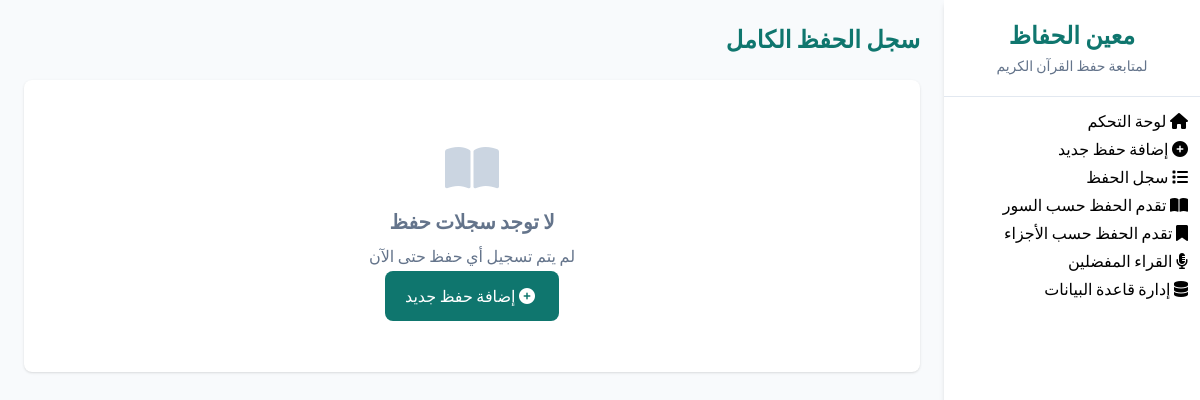
Page /log on the earlier database version.
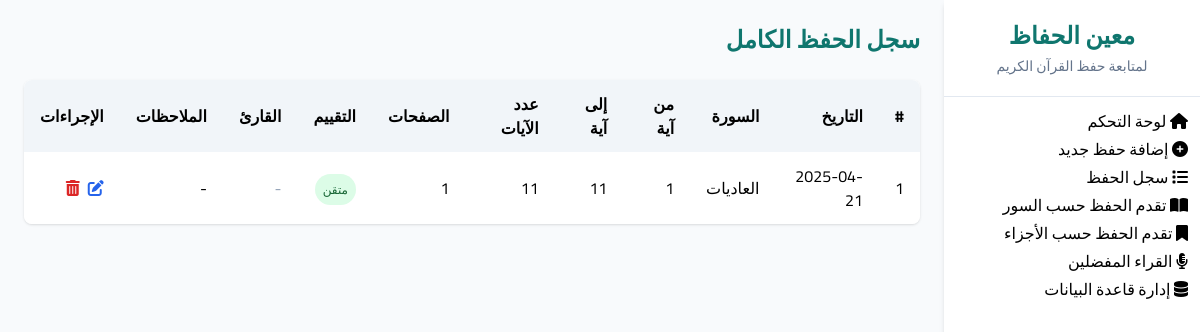
Same page on the later database version.
### tables this page shows
CREATE TABLE memorization (
    id INTEGER PRIMARY KEY AUTOINCREMENT,
    date TEXT NOT NULL,
    surah_id INTEGER NOT NULL,
    start_verse INTEGER NOT NULL,
    end_verse INTEGER NOT NULL,
    pages INTEGER,
    rating TEXT NOT NULL,
    reciter TEXT,
    notes TEXT,
    FOREIGN KEY (surah_id) REFERENCES surahs(id)
);

CREATE TABLE surahs (
    id INTEGER PRIMARY KEY,
    name TEXT NOT NULL,
    name_en TEXT NOT NULL,
    verses INTEGER NOT NULL,
    start_page INTEGER NOT NULL,
    end_page INTEGER NOT NULL
);

### app.py (the view)
@app.route('/log')
def memorization_log():
    conn = get_db_connection()
    memorizations = conn.execute('''
        SELECT m.id, m.date, s.name as surah_name, s.id as surah_id, m.start_verse, m.end_verse,
               (m.end_verse - m.start_verse + 1) as verse_count, m.pages, m.rating, m.reciter, m.notes
        FROM memorization m
        JOIN surahs s ON m.surah_id = s.id
        ORDER BY m.date DESC
    ''').fetchall()
    conn.close()
    return render_template('memorization_log.html', memorizations=memorizations)

### app.py (called while the page is built)
def get_db_connection():
    conn = sqlite3.connect('database.db')
    conn.row_factory = sqlite3.Row
    return conn

### templates/memorization_log.html (shortened to what this page needs)
{% extends "base.html" %}
{% block page_title %}سجل الحفظ الكامل{% endblock %}
{% block content %}
<div class="bg-white rounded-lg shadow overflow-hidden">
    {% if memorizations %}
        <div class="overflow-x-auto">
            <table class="min-w-full bg-white">
                <thead class="bg-slate-100">
                    <tr>
                        <th class="py-3 px-4 text-right">#</th>
                        <th class="py-3 px-4 text-right">التاريخ</th>
                        <th class="py-3 px-4 text-right">السورة</th>
                        <th class="py-3 px-4 text-right">من آية</th>
                        <th class="py-3 px-4 text-right">إلى آية</th>
                        <th class="py-3 px-4 text-right">عدد الآيات</th>
                        <th class="py-3 px-4 text-right">الصفحات</th>
                        <th class="py-3 px-4 text-right">التقييم</th>
                        <th class="py-3 px-4 text-right">القارئ</th>
                        <th class="py-3 px-4 text-right">الملاحظات</th>
                        <th class="py-3 px-4 text-right">الإجراءات</th>
                    </tr>
                </thead>
                <tbody class="divide-y divide-slate-100">
                    {% for memo in memorizations %}
                        <tr class="hover:bg-slate-50">
                            <td class="py-3 px-4">{{ loop.index }}</td>
                            <td class="py-3 px-4">{{ memo.date }}</td>
                            <td class="py-3 px-4">{{ memo.surah_name }}</td>
                            <td class="py-3 px-4">{{ memo.start_verse }}</td>
                            <td class="py-3 px-4">{{ memo.end_verse }}</td>
                            <td class="py-3 px-4">{{ memo.verse_count }}</td>
                            <td class="py-3 px-4">{{ memo.pages or '-' }}</td>
                            <td class="py-3 px-4">
                                {% if memo.rating == 'متقن' %}
                                    <span class="bg-green-100 text-green-800 px-2 py-1 rounded-full text-xs">متقن</span>
                                {% elif memo.rating == 'متوسط' %}
                                    <span class="bg-yellow-100 text-yellow-800 px-2 py-1 rounded-full text-xs">متوسط</span>
                                {% else %}
                                    <span class="bg-red-100 text-red-800 px-2 py-1 rounded-full text-xs">يحتاج مراجعة</span>
                                {% endif %}
                            </td>
                            <td class="py-3 px-4">
                                {% if memo.reciter %}
                                    <span class="text-primary">{{ memo.reciter }}</span>
                                {% else %}
                                    <span class="text-slate-400">-</span>
                                {% endif %}
                            </td>
                            <td class="py-3 px-4 max-w-xs truncate" title="{{ memo.notes }}">{{ memo.notes or '-' }}</td>
                            <td class="py-3 px-4">
                                <div class="flex gap-2">
                                    <a href="{{ url_for('edit_memorization', id=memo.id) }}" class="text-blue-600 hover:text-blue-800" title="تعديل">
                                        <i class="fas fa-edit"></i>
                                    </a>
                                    <a href="#" onclick="confirmDelete({{ memo.id }}, '{{ memo.surah_name }}', {{ memo.start_verse }}, {{ memo.end_verse }}); return false;"
                                        class="text-red-600 hover:text-red-800" title="حذف">
                                        <i class="fas fa-trash-alt"></i>
                                    </a>
                                </div>
                            </td>
                        </tr>
                    {% endfor %}
                </tbody>
            </table>
        </div>
    {% else %}
        <div class="text-center py-16 text-slate-500">
            <i class="fas fa-book-open text-5xl mb-4 text-slate-300"></i>
            <h3 class="text-xl font-bold mb-2">لا توجد سجلات حفظ</h3>
            <p class="mb-4">لم يتم تسجيل أي حفظ حتى الآن</p>
            <a href="{{ url_for('add_memorization') }}" class="px-5 py-2.5 bg-primary text-white rounded-lg hover:bg-dark transition-all duration-300">
                <i class="fas fa-plus-circle mr-1"></i> إضافة حفظ جديد
            </a>
        </div>
    {% endif %}
</div>
{% endblock %}

### templates/base.html (shortened to what this page needs)
<!DOCTYPE html>
<html lang="ar" dir="rtl">
<head>
    <script src="https://cdn.tailwindcss.com"></script>
    <link rel="stylesheet" href="https://cdnjs.cloudflare.com/ajax/libs/font-awesome/6.4.0/css/all.min.css">
</head>
<body class="bg-slate-50 min-h-screen">
    <div class="flex">
        <aside class="w-64 min-h-screen bg-white shadow-md">
            <div class="p-5 border-b border-slate-200">
                <h1 class="text-2xl text-primary font-bold text-center">معين الحفاظ</h1>
                <p class="text-slate-500 text-sm text-center mt-1">لمتابعة حفظ القرآن الكريم</p>
            </div>
            <nav class="p-3">
                <ul class="flex flex-col gap-1">
                    <li>
                        <a href="{{ url_for('dashboard') }}" class="sidebar-link {% if request.path == url_for('dashboard') %}active{% endif %}">
                            <i class="fas fa-home"></i>
                            <span>لوحة التحكم</span>
                        </a>
                    </li>
                    <li>
                        <a href="{{ url_for('add_memorization') }}" class="sidebar-link {% if request.path == url_for('add_memorization') %}active{% endif %}">
                            <i class="fas fa-plus-circle"></i>
                            <span>إضافة حفظ جديد</span>
                        </a>
                    </li>
                    <li>
                        <a href="{{ url_for('memorization_log') }}" class="sidebar-link {% if request.path == url_for('memorization_log') %}active{% endif %}">
                            <i class="fas fa-list"></i>
                            <span>سجل الحفظ</span>
                        </a>
                    </li>
                    <li>
                        <a href="{{ url_for('surah_progress') }}" class="sidebar-link {% if request.path == url_for('surah_progress') %}active{% endif %}">
                            <i class="fas fa-book-open"></i>
                            <span>تقدم الحفظ حسب السور</span>
                        </a>
                    </li>
                    <li>
                        <a href="{{ url_for('juz_progress') }}" class="sidebar-link {% if request.path == url_for('juz_progress') %}active{% endif %}">
                            <i class="fas fa-bookmark"></i>
                            <span>تقدم الحفظ حسب الأجزاء</span>
                        </a>
                    </li>
                    <li>
                        <a href="{{ url_for('reciters') }}" class="sidebar-link {% if request.path == url_for('reciters') %}active{% endif %}">
                            <i class="fas fa-microphone-alt"></i>
                            <span>القراء المفضلين</span>
                        </a>
                    </li>
                    <li>
                        <a href="{{ url_for('database_management') }}" class="sidebar-link {% if request.path == url_for('database_management') %}active{% endif %}">
                            <i class="fas fa-database"></i>
                            <span>إدارة قاعدة البيانات</span>
                        </a>
                    </li>
                </ul>
            </nav>
        </aside>
        <main class="flex-1 p-6">
            <div class="mb-6">
                <h2 class="text-2xl font-bold text-primary">{% block page_title %}{% endblock %}</h2>
            </div>
            {% block content %}{% endblock %}
        </main>
    </div>
</body>
</html>

### templates/base.html (style rules this page uses)
body { font-family: 'Cairo', sans-serif; }
.sidebar-link { @apply flex items-center gap-2 p-3 rounded-lg transition-all duration-300; }
.sidebar-link.active { @apply bg-primary text-white font-bold; }

Differences in the rows shown:
added memorization: date "2025-04-21", surah_name "العاديات", start_verse "1", end_verse "11", verse_count "11", pages "1", rating "متقن", notes "-"
Other differences:
text no longer shown: "لا توجد سجلات حفظ لم يتم تسجيل أي حفظ حتى الآن إضافة حفظ جديد"
text now shown: "# التاريخ السورة من آية إلى آية عدد الآيات الصفحات التقييم القارئ الملاحظات الإجراءات"
